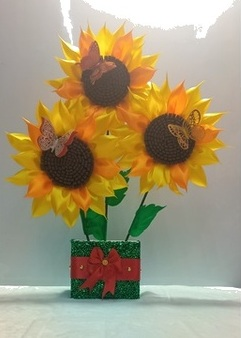
#> input picture uploads/products/1.jpg, 241 x 338 px; its folder holds only this picture in this run
$ python crop_images.py
#> lines starting #> are read from the running program, lines starting #| are printed output that depends on the picture; after the words box and inside, x2 and y2 are one past the last pixel; in counts of white or black regions, pixels touching at a corner belong together
#!/usr/bin/env python3
"""
Script para mejorar el recorte de las imágenes de productos.
Elimina el fondo blanco/transparente y centra el objeto principal.
"""

import os
import cv2
import numpy as np
from PIL import Image, ImageOps
import glob

def remove_background_and_crop(image_path, output_path):
    """
    Mejora el recorte de una imagen eliminando el fondo y centrando el objeto.
    """
#> called with image_path = 'uploads/products/1.jpg', output_path = 'uploads/products/1.jpg'
    # Cargar imagen
    img = cv2.imread(image_path)
    if img is None:
        print(f"Error: No se pudo cargar {image_path}")
        return False

    # Convertir a RGB
    img_rgb = cv2.cvtColor(img, cv2.COLOR_BGR2RGB)
#> img_rgb is the input picture: shape (338, 241, 3); mean R, G, B 164.6, 152.5, 121.1

    # Convertir a PIL para mejor manipulación
    pil_img = Image.fromarray(img_rgb)

    # Convertir a RGBA si no lo es
    if pil_img.mode != 'RGBA':
        pil_img = pil_img.convert('RGBA')

    # Obtener datos de la imagen
    data = np.array(pil_img)

    # Detectar píxeles blancos y grises claros (fondo)
    # Consideramos como fondo píxeles que son muy claros
    white_threshold = 240
    mask = (data[:,:,0] > white_threshold) & (data[:,:,1] > white_threshold) & (data[:,:,2] > white_threshold)
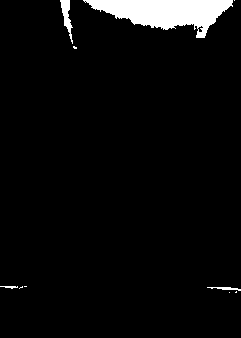
#> mask: shape (338, 241) bool; 4.2% white; 10 white regions (6 under 20 px), largest, box (x1, y1, x2, y2) and area: (83, 0, 233, 38) 3102, (60, 0, 73, 44) 235, (207, 287, 241, 291) 69, (0, 286, 18, 289) 32

    # También detectar píxeles grises muy claros
    gray_mask = np.all(data[:,:,:3] > white_threshold - 20, axis=2)
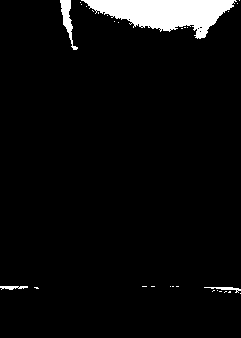
#> gray_mask: shape (338, 241) bool; 4.8% white; 30 white regions (26 under 20 px), largest, box (x1, y1, x2, y2) and area: (81, 0, 237, 39) 3341, (60, 0, 78, 50) 313, (204, 287, 241, 293) 84, (0, 286, 28, 290) 76

    # Combinar máscaras
    background_mask = mask | gray_mask

    # Hacer transparente el fondo
    data[background_mask] = [255, 255, 255, 0]
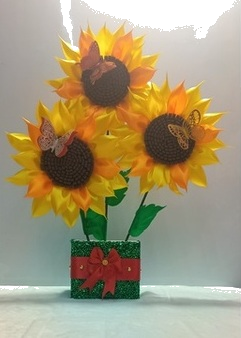
#> data: shape (338, 241, 4); mean R, G, B, A 164.7, 152.6, 121.3, 242.9; transparent parts drawn white

    # Crear imagen con fondo transparente
    img_transparent = Image.fromarray(data, 'RGBA')

    # Encontrar el bounding box del contenido no transparente
    # Convertir a numpy para análisis
    alpha_channel = np.array(img_transparent)[:,:,3]

    # Encontrar coordenadas donde hay contenido (alpha > 0)
    coords = np.where(alpha_channel > 0)
#> coords = 77588 positions, rows 0 to 337, columns 0 to 240

    if len(coords[0]) == 0:
        print(f"Advertencia: No se encontró contenido en {image_path}")
        return False

    # Calcular bounding box
    top, bottom = coords[0].min(), coords[0].max()
#> top = 0; bottom = 337
    left, right = coords[1].min(), coords[1].max()
#> left = 0; right = 240

    # Añadir un pequeño margen
    margin = 20
    height, width = img_transparent.size[1], img_transparent.size[0]
#> height = 338; width = 241

    top = max(0, top - margin)
    bottom = min(height, bottom + margin)
#> bottom = 338
    left = max(0, left - margin)
    right = min(width, right + margin)
#> right = 241

    # Recortar la imagen
    cropped = img_transparent.crop((left, top, right, bottom))

    # Crear una imagen cuadrada con el objeto centrado
    # Calcular el tamaño del cuadrado (el lado más largo + margen)
    crop_width = right - left
#> crop_width = 241
    crop_height = bottom - top
#> crop_height = 338
    square_size = max(crop_width, crop_height) + 40
#> square_size = 378

    # Crear imagen cuadrada con fondo blanco
    square_img = Image.new('RGB', (square_size, square_size), 'white')
#> square_img: PIL image 378x378 RGB; every value is 255

    # Calcular posición para centrar
    paste_x = (square_size - crop_width) // 2
#> paste_x = 68
    paste_y = (square_size - crop_height) // 2
#> paste_y = 20

    # Pegar la imagen recortada en el centro
    # Convertir a RGB para pegar
    cropped_rgb = Image.new('RGB', cropped.size, 'white')
#> cropped_rgb: PIL image 241x338 RGB; every value is 255
    cropped_rgb.paste(cropped, mask=cropped.split()[-1] if cropped.mode == 'RGBA' else None)

    square_img.paste(cropped_rgb, (paste_x, paste_y))
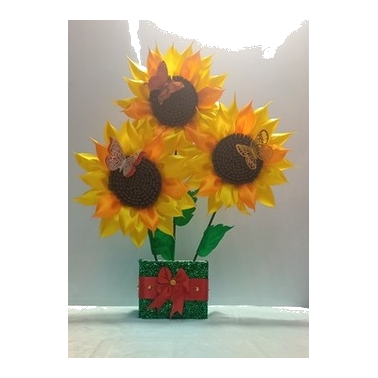
#> square_img: PIL image 378x378 RGB; mean R, G, B 203.5, 196.6, 178.8

    # Redimensionar a un tamaño estándar (600x600)
    final_img = square_img.resize((600, 600), Image.Resampling.LANCZOS)

    # Guardar como JPEG con alta calidad
    final_img.save(output_path, 'JPEG', quality=95, optimize=True)

    print(f"OK Procesada: {os.path.basename(image_path)}")
    return True

def process_all_images():
    """
    Procesa todas las imágenes en la carpeta uploads/products
    """
    input_dir = "uploads/products"

    if not os.path.exists(input_dir):
        print(f"Error: La carpeta {input_dir} no existe")
        return

    # Buscar todas las imágenes JPG
    image_files = glob.glob(os.path.join(input_dir, "*.jpg"))
    image_files.extend(glob.glob(os.path.join(input_dir, "*.jpeg")))
    image_files.extend(glob.glob(os.path.join(input_dir, "*.png")))

    if not image_files:
        print("No se encontraron imágenes para procesar")
        return

    print(f"Procesando {len(image_files)} imágenes...")

    successful = 0
    for image_path in image_files:
        # Crear nombre de salida (sobrescribir el original)
        output_path = image_path

        # Crear respaldo del original
        backup_path = image_path.replace('.jpg', '_original.jpg').replace('.jpeg', '_original.jpeg').replace('.png', '_original.png')

        try:
            # Hacer respaldo del original
            if not os.path.exists(backup_path):
                Image.open(image_path).save(backup_path)

            # Procesar imagen
            if remove_background_and_crop(image_path, output_path):
                successful += 1
        except Exception as e:
            print(f"Error procesando {image_path}: {str(e)}")

    print(f"\nOK Procesamiento completado: {successful}/{len(image_files)} imagenes mejoradas")
    print("Los archivos originales se guardaron con sufijo '_original'")

if __name__ == "__main__":
    process_all_images()

$ run again, on uploads/products/4.jpg
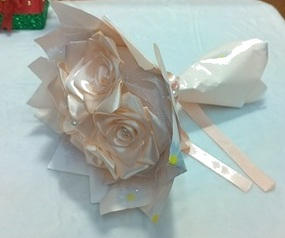
#> input picture uploads/products/4.jpg, 285 x 238 px
#> in remove_background_and_crop, img_rgb is the input picture: shape (238, 285, 3); mean R, G, B 171, 179.6, 174.3
#> in remove_background_and_crop, `mask = (data[:,:,0] > white_threshold) & (data[:,:,1] > white_threshol..`:
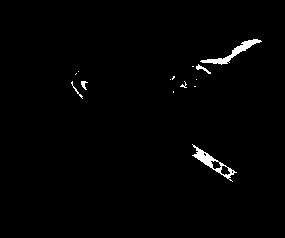
#> mask: shape (238, 285) bool; 1.2% white; 14 white regions (9 under 20 px), largest, box (x1, y1, x2, y2) and area: (200, 39, 262, 65) 348, (192, 144, 237, 182) 343, (196, 64, 211, 74) 47, (81, 81, 88, 90) 33, (71, 81, 83, 99) 32
#> gray_mask: shape (238, 285) bool; 1.8% white; 33 white regions (26 under 20 px), largest, box (x1, y1, x2, y2) and area: (190, 143, 237, 182) 456, (200, 38, 263, 65) 431, (191, 64, 212, 76) 118
#> data: shape (238, 285, 4); mean R, G, B, A 171.1, 179.7, 174.5, 250.4
#> coords = 66597 positions, rows 0 to 237, columns 0 to 284
#> in remove_background_and_crop, `top, bottom = coords[0].min(), coords[0].max()`: top = 0; bottom = 237
#> in remove_background_and_crop, `left, right = coords[1].min(), coords[1].max()`: left = 0; right = 284
#> in remove_background_and_crop, `bottom = min(height, bottom + margin)`: bottom = 238
#> in remove_background_and_crop, `right = min(width, right + margin)`: right = 285
#> crop_height = 238
#> square_size = 325
#> paste_x = 20
#> paste_y = 43
#> in remove_background_and_crop, `square_img.paste(cropped_rgb, (paste_x, paste_y))`:
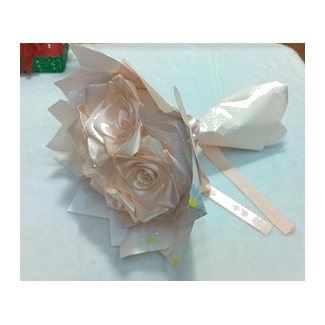
#> square_img: PIL image 325x325 RGB; mean R, G, B 201.2, 206.6, 203.3

$ run again, on uploads/products/6.jpg
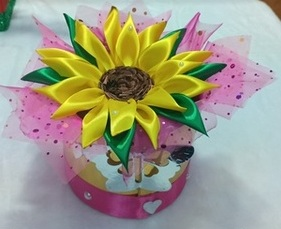
#> input picture uploads/products/6.jpg, 281 x 229 px
#> in remove_background_and_crop, img_rgb is the input picture: shape (229, 281, 3); mean R, G, B 159.2, 155.5, 136.5
#> mask: shape (229, 281) bool; every value is 0
#> alpha_channel: shape (229, 281); every value is 255
#> coords = 64349 positions, rows 0 to 228, columns 0 to 280
#> in remove_background_and_crop, `top, bottom = coords[0].min(), coords[0].max()`: top = 0; bottom = 228
#> in remove_background_and_crop, `left, right = coords[1].min(), coords[1].max()`: left = 0; right = 280
#> in remove_background_and_crop, `bottom = min(height, bottom + margin)`: bottom = 229
#> in remove_background_and_crop, `right = min(width, right + margin)`: right = 281
#> crop_height = 229
#> square_size = 321
#> paste_x = 20
#> paste_y = 46
#> cropped_rgb: PIL image 281x229 RGB; every value is 255
#> in remove_background_and_crop, `square_img.paste(cropped_rgb, (paste_x, paste_y))`:
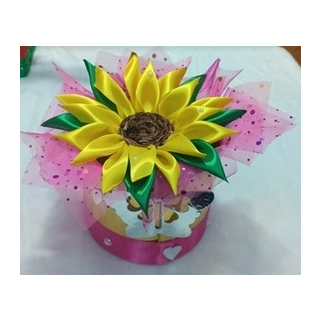
#> square_img: PIL image 321x321 RGB; mean R, G, B 195.2, 192.9, 181

$ run again, on uploads/products/10.jpg
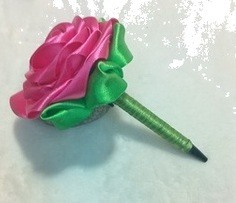
#> input picture uploads/products/10.jpg, 236 x 203 px
#> in remove_background_and_crop, img_rgb is the input picture: shape (203, 236, 3); mean R, G, B 179.8, 184.1, 178.9
#> in remove_background_and_crop, `mask = (data[:,:,0] > white_threshold) & (data[:,:,1] > white_threshol..`:
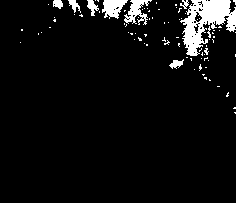
#> mask: shape (203, 236) bool; 6% white; 86 white regions (77 under 20 px), largest, box (x1, y1, x2, y2) and area: (180, 0, 236, 56) 1560, (124, 0, 152, 25) 325, (102, 0, 128, 19) 311
#> gray_mask: shape (203, 236) bool; 9% white; 140 white regions (132 under 20 px), largest, box (x1, y1, x2, y2) and area: (174, 0, 236, 80) 2412, (86, 0, 156, 30) 1108, (68, 0, 84, 17) 136
#> data: shape (203, 236, 4); mean R, G, B, A 180.7, 184.9, 180, 232
#> coords = 43580 positions, rows 0 to 202, columns 0 to 235
#> in remove_background_and_crop, `top, bottom = coords[0].min(), coords[0].max()`: top = 0; bottom = 202
#> in remove_background_and_crop, `left, right = coords[1].min(), coords[1].max()`: left = 0; right = 235
#> in remove_background_and_crop, `bottom = min(height, bottom + margin)`: bottom = 203
#> in remove_background_and_crop, `right = min(width, right + margin)`: right = 236
#> crop_height = 203
#> square_size = 276
#> paste_x = 20
#> paste_y = 36
#> in remove_background_and_crop, `square_img.paste(cropped_rgb, (paste_x, paste_y))`:
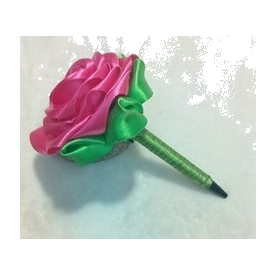
#> square_img: PIL image 276x276 RGB; mean R, G, B 208.2, 210.9, 207.8
